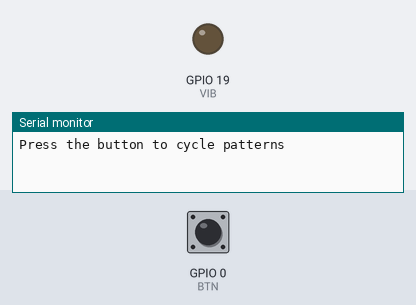
The sketch below on a simulated ESP32. Shown: output pins drawn as LEDs (lit = HIGH), the last lines printed to the serial monitor. Dashed ring = blinking. Inputs (shaded band) come from the test bench; at power-on: GPIO 0 (BTN) HIGH.

Above: at 1.2 s.
1.3 s: GPIO 0 (BTN) pulled LOW for 0.15 s
At 1.57 s:
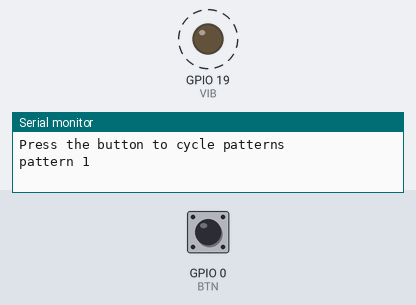
4.4 s: GPIO 0 (BTN) pulled LOW for 1 s
At 6.2 s:
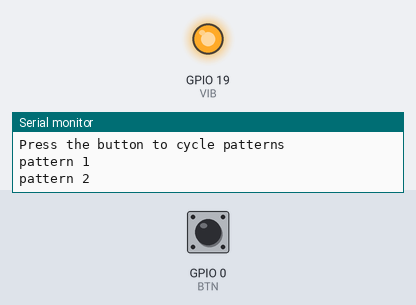
7.9 s: GPIO 0 (BTN) pulled LOW for 3.2 s
At 14.0 s:
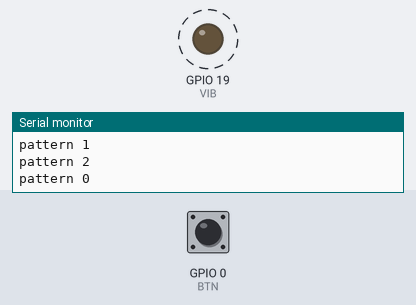
Timing chart, 0 to 15.5 s (numbered marks = the images above; inputs shaded):
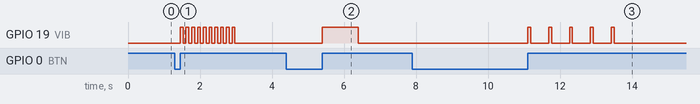

Measured:
- after the input at 1.3 s, GPIO 19 (VIB): alternates HIGH for 0.08 s and LOW for 0.08 s, 20 changes in all, then stays LOW, starting after 0.15 s
- after the input at 4.4 s, GPIO 19 (VIB): LOW → HIGH after 1.0 s, → LOW 1.0 s later
- after the input at 7.9 s, GPIO 19 (VIB): alternates HIGH for 0.08 s and LOW for 0.50 s, 10 changes in all, then stays LOW, starting after 3.2 s

The sketch:

05_haptic_button_test.ino
```cpp
// 05 — Vibration motor (via NPN transistor) + user button test
// Motor: GPIO19 -> 1k -> NPN base (S8050/2N2222); emitter->GND;
//        collector->motor(-); motor(+)->3.3V; 1N4148 across the motor (cathode to +)
// Button: GPIO0 -> button -> GND (internal pull-up). Don't hold it while resetting.
// Pass: each button press cycles through the three haptic patterns.
#define VIB 19
#define BTN 0

void pulse(int n, int on, int off) {
  for (int i = 0; i < n; i++) { digitalWrite(VIB, HIGH); delay(on); digitalWrite(VIB, LOW); delay(off); }
}

void setup() {
  Serial.begin(115200);
  pinMode(VIB, OUTPUT); digitalWrite(VIB, LOW);
  pinMode(BTN, INPUT_PULLUP);
  Serial.println("Press the button to cycle patterns");
}

void loop() {
  static int mode = 0;
  if (digitalRead(BTN) == LOW) {
    delay(30);
    while (digitalRead(BTN) == LOW) delay(5);
    mode = (mode + 1) % 3;
    Serial.printf("pattern %d\n", mode);
    if (mode == 0) pulse(5, 80, 500);   // far obstacle (slow)
    if (mode == 1) pulse(10, 80, 80);   // near obstacle (fast)
    if (mode == 2) pulse(1, 1000, 0);   // drop (solid)
  }
}
```
